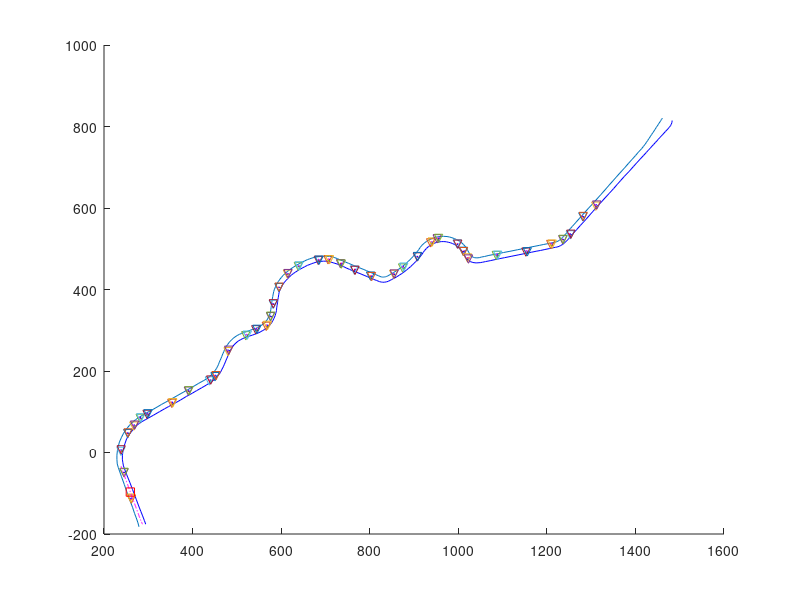
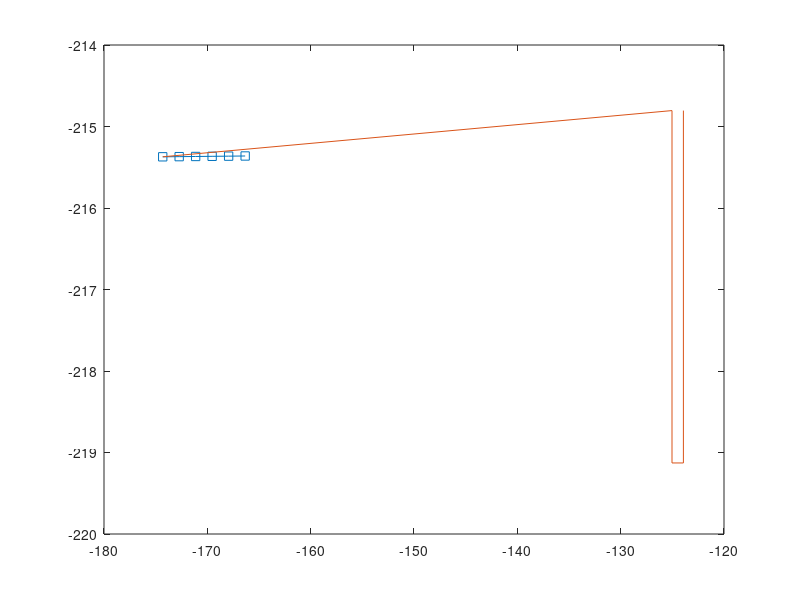

Here is the MATLAB script that generated these plots, in order: (Note: this script raises an error after producing the figures.)
clear all
close all
clc
%%
load('Init_MPC_test.mat')

%%
h1=figure;
hold on
plot(bl_x,bl_y,br_x,br_y,'b');%cline_x,cline_y,'--',
for pp=1:nobs
    plot(Xobs{pp}(1:2,1),Xobs{pp}(1:2,2),'-r')
    plot(Xobs{pp}(2:3,1),Xobs{pp}(2:3,2),'-g')
    plot(Xobs{pp}(3:4,1),Xobs{pp}(3:4,2),'-b')
    plot(Xobs{pp}([4 1],1),Xobs{pp}([4 1],2),'-m')
    plot(obs_fm_mat(1,pp),obs_fm_mat(2,pp),'v')
    plot(obs_bm_mat(1,pp),obs_bm_mat(2,pp),'v')
end
figure(h1);
hold on
plot(x_ref(:,1),x_ref(:,3),'-.m');

%%
x=x_ref';
u=u_ref';
k=60;
ind_det=[1 2];%Obstacle nos
pp=2;%Chosen obstacle
z_test=zeros(Ndec,1);
z_test=[reshape(x(:,k:k+horizon)-x_ref(k:k+horizon,:)',n*(horizon+1),1);reshape(u(:,k:k+horizon-1),m*(horizon),1)];

figure(h1)
plot(x(1,k),x(3,k),'sr')
        
    %Vehicle and obstacle points in obstacle C.S
    R_obs=[cos(th_obs(pp)) sin(th_obs(pp));-sin(th_obs(pp)) cos(th_obs(pp))];
    xvl=R_obs*[x(1,k);x(3,k)];
    xobl=R_obs*[obs_x_mat(:,ind_det(pp))';obs_y_mat(:,ind_det(pp))'];
    
    xv_test=R_obs*[x(1,k:k+horizon);x(3,k:k+horizon)];
                h2=figure
                plot(xv_test(1,:),xv_test(2,:),'-s')
%                 plot(xvl(1),xvl(2),'s')
                hold on
                plot([xvl(1) xobl(1,:)],[xvl(2) xobl(2,:)],'-')
                
    %             keyboard
    if (xvl(1)<max(xobl(1,:)))
        %Perpendicular distances from left side of obstacle to left side of track
        pdist1=perp_dist(obs_x_mat(1,ind_det(pp)),obs_y_mat(1,ind_det(pp)),TestTrack.bl);
        pdist4=perp_dist(obs_x_mat(4,ind_det(pp)),obs_y_mat(4,ind_det(pp)),TestTrack.bl);
        pdistl=min(pdist1,pdist4);
        %Perpendicular distances from right side of obstacle to right side of track
        pdist2=perp_dist(obs_x_mat(2,ind_det(pp)),obs_y_mat(2,ind_det(pp)),TestTrack.br);
        pdist3=perp_dist(obs_x_mat(3,ind_det(pp)),obs_y_mat(3,ind_det(pp)),TestTrack.br);
        pdistr=min(pdist2,pdist3);
        %Which side of obstacle is closest to car
        [mind2,indmin]=min((xvl(1)- obs_x_mat(1:2,ind_det(pp))).^2+(x(3,k)- obs_y_mat(1:2,ind_det(pp))).^2);
        
        if (indmin==1 && pdistl>lim_pdist) %left side is closer and there is space to go on that side
            goleft=1;
        elseif (indmin==2 && pdistr>lim_pdist) %right side is closer and there is space to go on that side
            goleft=0;
        else
            if (pdistl>pdistr)%More space on left side even if its lower than limit
                goleft=1;
            else %More space on left side even if its lower than limit
                goleft=0;
            end
        end
        
        %Get slopes and y-intercepts of constraining lines
        if (goleft==1) %Going left
            if ( xvl(1)<xobl(1,1)) %if car is approximately  in front of obstacle
                m_cons=(xobl(2,1)-xvl(2))/(xobl(1,1)-xvl(1));
                c_cons=xvl(2)-m_cons*xvl(1);
                flag_cons=1;
            elseif (xvl(1)>xobl(1,1) && xvl(1)<xobl(1,4)) %if car is approximately to the side of obstacle
                m_cons=(xobl(2,4)-xobl(2,1))/(xobl(1,4)-xobl(1,1));
                c_cons=xobl(2,1)-m_cons*xobl(1,1);
                flag_cons=1;
            else
                flag_cons=0;
            end
            
        else %Going right
            if(xvl(1)<xobl(1,2)) %if car is approximately  in front of obstacle
                m_cons=(xobl(2,2)-xvl(2))/(xobl(1,2)-xvl(1));
                c_cons=xvl(2)-m_cons*xvl(1);
                flag_cons=1;
            elseif (xvl(1)>xobl(1,2) && xvl(1)<xobl(1,3)) %if car is approximately to the side of obstacle
                m_cons=(xobl(2,3)-xobl(2,2))/(xobl(1,3)-xobl(1,2));
                c_cons=xobl(2,2)-m_cons*xobl(1,2);
                flag_cons=1;
            else
                flag_cons=0;
            end
        end
        
        if (flag_cons==1)
            Aex=zeros(horizon,Ndec);
            bex=zeros(horizon,1);
            if (goleft==1)
                %Extra constraint equations for going left
                for lll=1:horizon
                    Aex(lll, lll*n+[1 3])=[m_cons -1]*R_obs;
                    bex(lll,1)=-c_cons-[m_cons -1]*R_obs*[x_ref(k+lll,1);x_ref(k+lll,3)];
                end
            else
                %Extra constraint equations for going right
                for lll=1:horizon
                    Aex(lll, lll*n+[1 3])=-[m_cons -1]*R_obs;
                    bex(lll,1)=c_cons+[m_cons -1]*R_obs*[x_ref(k+lll,1); x_ref(k+lll,3)];
                end
            end
        end
    end

    goleft
        
    Aex*z_test-bex
flag_cons